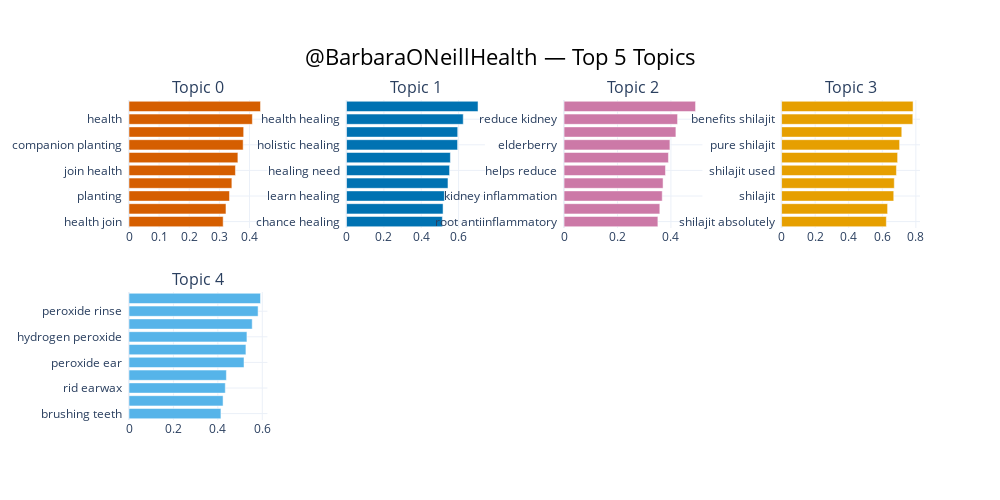
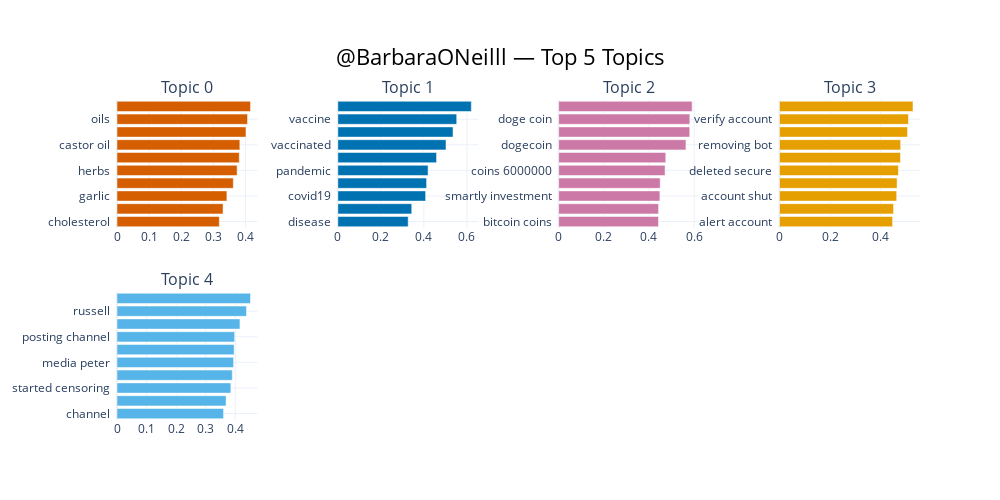
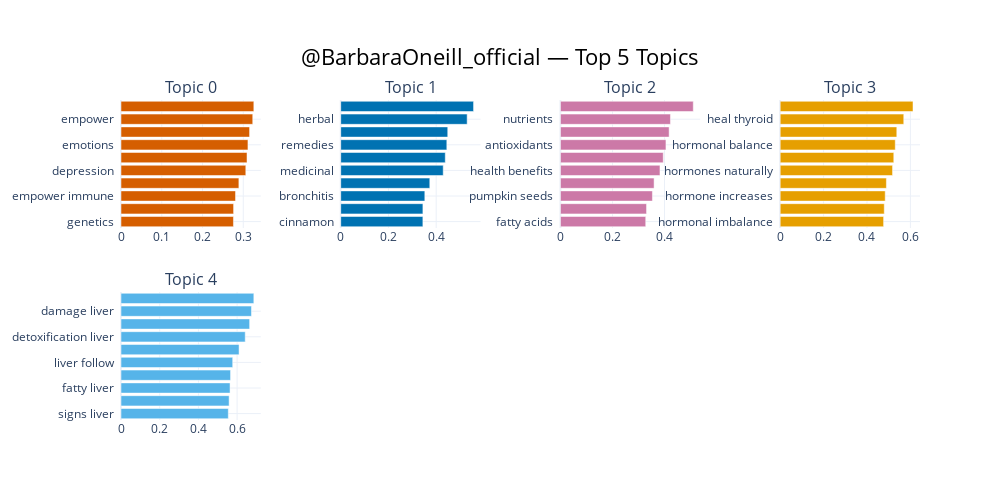
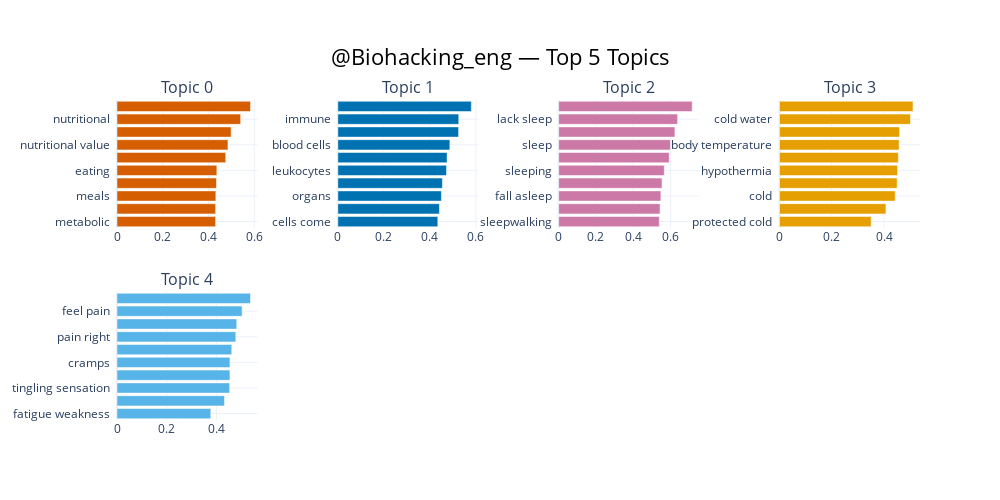

Notebook code cell kept with these figures, in order:
### Code cell
import pandas as pd
from bertopic import BERTopic
from sklearn.feature_extraction.text import CountVectorizer
from bertopic.representation import KeyBERTInspired
from bertopic.vectorizers import ClassTfidfTransformer

def safe_vectorizer(n_docs, initial_min_df=0.02, initial_max_df=0.85, step=0.05):
    """Return a working CountVectorizer, adjusting min_df/max_df until valid."""
    # Convert proportions to counts if needed
    min_df = int(initial_min_df * n_docs) if initial_min_df < 1 else initial_min_df
    max_df = int(initial_max_df * n_docs) if initial_max_df <= 1 else initial_max_df
    while min_df >= max_df:
        # Adjust max_df upward incrementally
        max_df = min(n_docs, max_df + int(step * n_docs))
        print(f"Warning: adjusted max_df to {max_df} since min_df={min_df}≥max_df")

    return CountVectorizer(
        stop_words="english",
        ngram_range=(1, 2)
    )

def extract_topics_per_channel(df, min_docs=50, top_n=5, n_words=5):
    results = []
    for chan, group in df.groupby("source"):
        texts = group["text"].dropna().astype(str).tolist()
        if len(texts) < min_docs:
            print(f"Skipping @{chan}: only {len(texts)} messages")
            continue

        print(f"\n=== Analyzing @{chan} (n={len(texts)}) ===")
        try:
            vectorizer = safe_vectorizer(len(texts))
            ctfidf_model = ClassTfidfTransformer(reduce_frequent_words=True)
            repr_model = KeyBERTInspired()
            
            topic_model = BERTopic(
                vectorizer_model=vectorizer,
                nr_topics="auto",
                calculate_probabilities=True,
                ctfidf_model=ctfidf_model,
                representation_model=repr_model,
            )
            topics, _ = topic_model.fit_transform(texts)
        except ValueError as e:
            # Catch cases like no terms remain or invalid parameters
            print(f"Error modeling @{chan}: {e}. Skipping channel.")
            continue

        info = topic_model.get_topic_info()
        top_topics = info.head(top_n)["Name"].tolist()
        print(f"Top topics: {top_topics}")

        fig = topic_model.visualize_barchart(
            topics=None,
            top_n_topics=top_n,
            n_words=n_words,
            title=f"@{chan} — Top {top_n} Topics"
        )
        fig.show()

        results.append({
            "channel": chan,
            "num_messages": len(texts),
            "topics": top_topics
        })

    return pd.DataFrame(results)


summary = extract_topics_per_channel(df, min_docs=100, top_n=5, n_words=10)
print("\nSummary:")
print(summary.to_string(index=False))
summary.to_csv("../Data_Telegram/channel_topics_summary.csv", index=False)

### Figure 1 — Plotly figure (JSON) as saved in the notebook; plotly's stock layout.template omitted (floating-point values rounded to 4 significant figures)
{"data": [{"marker": {"color": "#D55E00"}, "orientation": "h", "type": "bar", "x": [0.3127, 0.322, 0.3336, 0.3415, 0.3534, 0.3615, 0.379, 0.3807, 0.4096, 0.4366], "xaxis": "x", "y": ["health join  ", "plants  ", "planting  ", "habits  ", "join health  ", "channel herbs  ", "companion planting  ", "health secrets  ", "health  ", "herbs  "], "yaxis": "y"}, {"marker": {"color": "#0072B2"}, "orientation": "h", "type": "bar", "x": [0.5131, 0.5169, 0.5241, 0.5432, 0.5518, 0.556, 0.5947, 0.5954, 0.625, 0.7041], "xaxis": "x2", "y": ["chance healing  ", "imbalances healing  ", "learn healing  ", "healing  ", "healing need  ", "httpsbitlyhealingweb healing  ", "holistic healing  ", "pharma heal  ", "health healing  ", "healing web  "], "yaxis": "y2"}, {"marker": {"color": "#CC79A7"}, "orientation": "h", "type": "bar", "x": [0.3512, 0.3585, 0.3676, 0.3706, 0.3797, 0.3907, 0.3963, 0.4187, 0.4249, 0.4923], "xaxis": "x3", "y": ["root antiinflammatory  ", "inflammation support  ", "kidney inflammation  ", "inflammation kidneys  ", "helps reduce  ", "reduce inflammation  ", "elderberry  ", "natural diuretic  ", "reduce kidney  ", "herbs  "], "yaxis": "y3"}, {"marker": {"color": "#E69F00"}, "orientation": "h", "type": "bar", "x": [0.6242, 0.6316, 0.6682, 0.6715, 0.6843, 0.6913, 0.7032, 0.7161, 0.7818, 0.7835], "xaxis": "x4", "y": ["shilajit absolutely  ", "shilajit proven  ", "shilajit  ", "shilajit shilajit  ", "shilajit used  ", "himalayan shilajit  ", "pure shilajit  ", "shilajit energy  ", "benefits shilajit  ", "shilajit benefits  "], "yaxis": "y4"}, {"marker": {"color": "#56B4E9"}, "orientation": "h", "type": "bar", "x": [0.4138, 0.4235, 0.4334, 0.4383, 0.5177, 0.5263, 0.5308, 0.5546, 0.5811, 0.592], "xaxis": "x5", "y": ["brushing teeth  ", "soak toothbrush  ", "rid earwax  ", "peroxide 35  ", "peroxide ear  ", "peroxide  ", "hydrogen peroxide  ", "drops peroxide  ", "peroxide rinse  ", "use peroxide  "], "yaxis": "y5"}], "layout": {"annotations": [{"font": {"size": 16}, "showarrow": false, "text": "Topic 0", "x": 0.0875, "xanchor": "center", "xref": "paper", "y": 1, "yanchor": "bottom", "yref": "paper"}, {"font": {"size": 16}, "showarrow": false, "text": "Topic 1", "x": 0.3625, "xanchor": "center", "xref": "paper", "y": 1, "yanchor": "bottom", "yref": "paper"}, {"font": {"size": 16}, "showarrow": false, "text": "Topic 2", "x": 0.6375, "xanchor": "center", "xref": "paper", "y": 1, "yanchor": "bottom", "yref": "paper"}, {"font": {"size": 16}, "showarrow": false, "text": "Topic 3", "x": 0.9125, "xanchor": "center", "xref": "paper", "y": 1, "yanchor": "bottom", "yref": "paper"}, {"font": {"size": 16}, "showarrow": false, "text": "Topic 4", "x": 0.0875, "xanchor": "center", "xref": "paper", "y": 0.4, "yanchor": "bottom", "yref": "paper"}], "height": 500, "hoverlabel": {"bgcolor": "white", "font": {"family": "Rockwell", "size": 16}}, "showlegend": false, "title": {"font": {"color": "Black", "size": 22}, "text": "@BarbaraONeillHealth — Top 5 Topics", "x": 0.5, "xanchor": "center", "yanchor": "top"}, "width": 1000, "xaxis": {"anchor": "y", "autorange": true, "domain": [0, 0.175], "range": [0, 0.4596], "showgrid": true, "type": "linear"}, "xaxis2": {"anchor": "y2", "autorange": true, "domain": [0.275, 0.45], "range": [0, 0.7412], "showgrid": true, "type": "linear"}, "xaxis3": {"anchor": "y3", "autorange": true, "domain": [0.55, 0.725], "range": [0, 0.5182], "showgrid": true, "type": "linear"}, "xaxis4": {"anchor": "y4", "autorange": true, "domain": [0.825, 1], "range": [0, 0.8247], "showgrid": true, "type": "linear"}, "xaxis5": {"anchor": "y5", "autorange": true, "domain": [0, 0.175], "range": [0, 0.6231], "showgrid": true, "type": "linear"}, "xaxis6": {"anchor": "y6", "domain": [0.275, 0.45], "showgrid": true}, "xaxis7": {"anchor": "y7", "domain": [0.55, 0.725], "showgrid": true}, "xaxis8": {"anchor": "y8", "domain": [0.825, 1], "showgrid": true}, "yaxis": {"anchor": "x", "autorange": true, "domain": [0.6, 1], "range": [-0.5, 9.5], "showgrid": true, "type": "category"}, "yaxis2": {"anchor": "x2", "autorange": true, "domain": [0.6, 1], "range": [-0.5, 9.5], "showgrid": true, "type": "category"}, "yaxis3": {"anchor": "x3", "autorange": true, "domain": [0.6, 1], "range": [-0.5, 9.5], "showgrid": true, "type": "category"}, "yaxis4": {"anchor": "x4", "autorange": true, "domain": [0.6, 1], "range": [-0.5, 9.5], "showgrid": true, "type": "category"}, "yaxis5": {"anchor": "x5", "autorange": true, "domain": [0, 0.4], "range": [-0.5, 9.5], "showgrid": true, "type": "category"}, "yaxis6": {"anchor": "x6", "domain": [0, 0.4], "showgrid": true}, "yaxis7": {"anchor": "x7", "domain": [0, 0.4], "showgrid": true}, "yaxis8": {"anchor": "x8", "domain": [0, 0.4], "showgrid": true}}}

### Figure 2 — Plotly figure (JSON) as saved in the notebook; plotly's stock layout.template omitted (floating-point values rounded to 4 significant figures)
{"data": [{"marker": {"color": "#D55E00"}, "orientation": "h", "type": "bar", "x": [0.3182, 0.3298, 0.3418, 0.3618, 0.3735, 0.3803, 0.382, 0.4012, 0.406, 0.4152], "xaxis": "x", "y": ["cholesterol  ", "vitamin  ", "garlic  ", "inflammation  ", "herbs  ", "ingredients  ", "castor oil  ", "medicinal  ", "oils  ", "olive oil  "], "yaxis": "y"}, {"marker": {"color": "#0072B2"}, "orientation": "h", "type": "bar", "x": [0.3271, 0.3437, 0.4082, 0.4127, 0.4196, 0.459, 0.5029, 0.5356, 0.5527, 0.6207], "xaxis": "x2", "y": ["disease  ", "flu  ", "covid19  ", "influenza  ", "pandemic  ", "covid  ", "vaccinated  ", "vaccines  ", "vaccine  ", "covid vaccine  "], "yaxis": "y2"}, {"marker": {"color": "#CC79A7"}, "orientation": "h", "type": "bar", "x": [0.4423, 0.4425, 0.4485, 0.4496, 0.4713, 0.4744, 0.5638, 0.5805, 0.5809, 0.5912], "xaxis": "x3", "y": ["bitcoin coins  ", "trumps doge  ", "smartly investment  ", "btc bills  ", "coins 6000000  ", "coins youre  ", "dogecoin  ", "doge coins  ", "doge coin  ", "trump bitcoin  "], "yaxis": "y3"}, {"marker": {"color": "#E69F00"}, "orientation": "h", "type": "bar", "x": [0.4469, 0.4507, 0.463, 0.4647, 0.4699, 0.478, 0.4787, 0.5059, 0.5095, 0.5274], "xaxis": "x4", "y": ["alert account  ", "verlfy herehttpstmehmmevkfbgvjmde5  ", "account shut  ", "accounts verify  ", "deleted secure  ", "verlfy nowhttpstmehmmevkfbgvjmde5  ", "removing bot  ", "account safe  ", "verify account  ", "verification locked  "], "yaxis": "y4"}, {"marker": {"color": "#56B4E9"}, "orientation": "h", "type": "bar", "x": [0.3604, 0.3689, 0.3852, 0.3899, 0.3943, 0.3961, 0.3979, 0.4159, 0.4381, 0.4516], "xaxis": "x5", "y": ["channel  ", "started exposing  ", "started censoring  ", "channel private  ", "media peter  ", "traffickers telegram  ", "posting channel  ", "followed russell  ", "russell  ", "russell brand  "], "yaxis": "y5"}], "layout": {"annotations": [{"font": {"size": 16}, "showarrow": false, "text": "Topic 0", "x": 0.0875, "xanchor": "center", "xref": "paper", "y": 1, "yanchor": "bottom", "yref": "paper"}, {"font": {"size": 16}, "showarrow": false, "text": "Topic 1", "x": 0.3625, "xanchor": "center", "xref": "paper", "y": 1, "yanchor": "bottom", "yref": "paper"}, {"font": {"size": 16}, "showarrow": false, "text": "Topic 2", "x": 0.6375, "xanchor": "center", "xref": "paper", "y": 1, "yanchor": "bottom", "yref": "paper"}, {"font": {"size": 16}, "showarrow": false, "text": "Topic 3", "x": 0.9125, "xanchor": "center", "xref": "paper", "y": 1, "yanchor": "bottom", "yref": "paper"}, {"font": {"size": 16}, "showarrow": false, "text": "Topic 4", "x": 0.0875, "xanchor": "center", "xref": "paper", "y": 0.4, "yanchor": "bottom", "yref": "paper"}], "height": 500, "hoverlabel": {"bgcolor": "white", "font": {"family": "Rockwell", "size": 16}}, "showlegend": false, "title": {"font": {"color": "Black", "size": 22}, "text": "@BarbaraONeilll — Top 5 Topics", "x": 0.5, "xanchor": "center", "yanchor": "top"}, "width": 1000, "xaxis": {"anchor": "y", "autorange": true, "domain": [0, 0.175], "range": [0, 0.4371], "showgrid": true, "type": "linear"}, "xaxis2": {"anchor": "y2", "autorange": true, "domain": [0.275, 0.45], "range": [0, 0.6533], "showgrid": true, "type": "linear"}, "xaxis3": {"anchor": "y3", "autorange": true, "domain": [0.55, 0.725], "range": [0, 0.6224], "showgrid": true, "type": "linear"}, "xaxis4": {"anchor": "y4", "autorange": true, "domain": [0.825, 1], "range": [0, 0.5552], "showgrid": true, "type": "linear"}, "xaxis5": {"anchor": "y5", "autorange": true, "domain": [0, 0.175], "range": [0, 0.4753], "showgrid": true, "type": "linear"}, "xaxis6": {"anchor": "y6", "domain": [0.275, 0.45], "showgrid": true}, "xaxis7": {"anchor": "y7", "domain": [0.55, 0.725], "showgrid": true}, "xaxis8": {"anchor": "y8", "domain": [0.825, 1], "showgrid": true}, "yaxis": {"anchor": "x", "autorange": true, "domain": [0.6, 1], "range": [-0.5, 9.5], "showgrid": true, "type": "category"}, "yaxis2": {"anchor": "x2", "autorange": true, "domain": [0.6, 1], "range": [-0.5, 9.5], "showgrid": true, "type": "category"}, "yaxis3": {"anchor": "x3", "autorange": true, "domain": [0.6, 1], "range": [-0.5, 9.5], "showgrid": true, "type": "category"}, "yaxis4": {"anchor": "x4", "autorange": true, "domain": [0.6, 1], "range": [-0.5, 9.5], "showgrid": true, "type": "category"}, "yaxis5": {"anchor": "x5", "autorange": true, "domain": [0, 0.4], "range": [-0.5, 9.5], "showgrid": true, "type": "category"}, "yaxis6": {"anchor": "x6", "domain": [0, 0.4], "showgrid": true}, "yaxis7": {"anchor": "x7", "domain": [0, 0.4], "showgrid": true}, "yaxis8": {"anchor": "x8", "domain": [0, 0.4], "showgrid": true}}}

### Figure 3 — Plotly figure (JSON) as saved in the notebook; plotly's stock layout.template omitted (floating-point values rounded to 4 significant figures)
{"data": [{"marker": {"color": "#D55E00"}, "orientation": "h", "type": "bar", "x": [0.2759, 0.2763, 0.281, 0.2892, 0.3062, 0.3092, 0.3115, 0.3155, 0.3233, 0.3259], "xaxis": "x", "y": ["genetics  ", "power  ", "empower immune  ", "oneillhttpstmebarbaraoneillofficial empower  ", "depression  ", "healing mind  ", "emotions  ", "emotions emotions  ", "empower  ", "gmo  "], "yaxis": "y"}, {"marker": {"color": "#0072B2"}, "orientation": "h", "type": "bar", "x": [0.3443, 0.3444, 0.3524, 0.3733, 0.4295, 0.4382, 0.4446, 0.4485, 0.5298, 0.5567], "xaxis": "x2", "y": ["cinnamon  ", "antiviral  ", "bronchitis  ", "lemon balm  ", "medicinal  ", "herb  ", "remedies  ", "medicinal plants  ", "herbal  ", "herbs  "], "yaxis": "y2"}, {"marker": {"color": "#CC79A7"}, "orientation": "h", "type": "bar", "x": [0.3277, 0.3308, 0.3534, 0.3598, 0.3825, 0.395, 0.4055, 0.4176, 0.4227, 0.5105], "xaxis": "x3", "y": ["fatty acids  ", "seeds  ", "pumpkin seeds  ", "papaya seeds  ", "health benefits  ", "healthy fats  ", "antioxidants  ", "fruits  ", "nutrients  ", "seeds nutrients  "], "yaxis": "y3"}, {"marker": {"color": "#E69F00"}, "orientation": "h", "type": "bar", "x": [0.4765, 0.4796, 0.484, 0.4894, 0.5177, 0.5235, 0.5303, 0.5373, 0.5695, 0.612], "xaxis": "x4", "y": ["hormonal imbalance  ", "lower cortisol  ", "hormone increases  ", "hormone inbalance  ", "hormones naturally  ", "thyroid tips  ", "hormonal balance  ", "thyroid regulate  ", "heal thyroid  ", "drink thyroid  "], "yaxis": "y4"}, {"marker": {"color": "#56B4E9"}, "orientation": "h", "type": "bar", "x": [0.5545, 0.5585, 0.5635, 0.5661, 0.5771, 0.61, 0.6419, 0.6646, 0.6741, 0.6864], "xaxis": "x5", "y": ["signs liver  ", "liver  ", "fatty liver  ", "fat liver  ", "liver follow  ", "properly liver  ", "detoxification liver  ", "cleanse liver  ", "damage liver  ", "clean liver  "], "yaxis": "y5"}], "layout": {"annotations": [{"font": {"size": 16}, "showarrow": false, "text": "Topic 0", "x": 0.0875, "xanchor": "center", "xref": "paper", "y": 1, "yanchor": "bottom", "yref": "paper"}, {"font": {"size": 16}, "showarrow": false, "text": "Topic 1", "x": 0.3625, "xanchor": "center", "xref": "paper", "y": 1, "yanchor": "bottom", "yref": "paper"}, {"font": {"size": 16}, "showarrow": false, "text": "Topic 2", "x": 0.6375, "xanchor": "center", "xref": "paper", "y": 1, "yanchor": "bottom", "yref": "paper"}, {"font": {"size": 16}, "showarrow": false, "text": "Topic 3", "x": 0.9125, "xanchor": "center", "xref": "paper", "y": 1, "yanchor": "bottom", "yref": "paper"}, {"font": {"size": 16}, "showarrow": false, "text": "Topic 4", "x": 0.0875, "xanchor": "center", "xref": "paper", "y": 0.4, "yanchor": "bottom", "yref": "paper"}], "height": 500, "hoverlabel": {"bgcolor": "white", "font": {"family": "Rockwell", "size": 16}}, "showlegend": false, "title": {"font": {"color": "Black", "size": 22}, "text": "@BarbaraOneill_official — Top 5 Topics", "x": 0.5, "xanchor": "center", "yanchor": "top"}, "width": 1000, "xaxis": {"anchor": "y", "autorange": true, "domain": [0, 0.175], "range": [0, 0.3431], "showgrid": true, "type": "linear"}, "xaxis2": {"anchor": "y2", "autorange": true, "domain": [0.275, 0.45], "range": [0, 0.586], "showgrid": true, "type": "linear"}, "xaxis3": {"anchor": "y3", "autorange": true, "domain": [0.55, 0.725], "range": [0, 0.5373], "showgrid": true, "type": "linear"}, "xaxis4": {"anchor": "y4", "autorange": true, "domain": [0.825, 1], "range": [0, 0.6442], "showgrid": true, "type": "linear"}, "xaxis5": {"anchor": "y5", "autorange": true, "domain": [0, 0.175], "range": [0, 0.7225], "showgrid": true, "type": "linear"}, "xaxis6": {"anchor": "y6", "domain": [0.275, 0.45], "showgrid": true}, "xaxis7": {"anchor": "y7", "domain": [0.55, 0.725], "showgrid": true}, "xaxis8": {"anchor": "y8", "domain": [0.825, 1], "showgrid": true}, "yaxis": {"anchor": "x", "autorange": true, "domain": [0.6, 1], "range": [-0.5, 9.5], "showgrid": true, "type": "category"}, "yaxis2": {"anchor": "x2", "autorange": true, "domain": [0.6, 1], "range": [-0.5, 9.5], "showgrid": true, "type": "category"}, "yaxis3": {"anchor": "x3", "autorange": true, "domain": [0.6, 1], "range": [-0.5, 9.5], "showgrid": true, "type": "category"}, "yaxis4": {"anchor": "x4", "autorange": true, "domain": [0.6, 1], "range": [-0.5, 9.5], "showgrid": true, "type": "category"}, "yaxis5": {"anchor": "x5", "autorange": true, "domain": [0, 0.4], "range": [-0.5, 9.5], "showgrid": true, "type": "category"}, "yaxis6": {"anchor": "x6", "domain": [0, 0.4], "showgrid": true}, "yaxis7": {"anchor": "x7", "domain": [0, 0.4], "showgrid": true}, "yaxis8": {"anchor": "x8", "domain": [0, 0.4], "showgrid": true}}}

### Figure 4 — Plotly figure (JSON) as saved in the notebook; plotly's stock layout.template omitted (floating-point values rounded to 4 significant figures)
{"data": [{"marker": {"color": "#D55E00"}, "orientation": "h", "type": "bar", "x": [0.4308, 0.4309, 0.432, 0.4348, 0.4364, 0.4751, 0.4848, 0.4987, 0.5404, 0.5834], "xaxis": "x", "y": ["metabolic  ", "lose weight  ", "meals  ", "nutrients  ", "eating  ", "weight loss  ", "nutritional value  ", "metabolism  ", "nutritional  ", "diet  "], "yaxis": "y"}, {"marker": {"color": "#0072B2"}, "orientation": "h", "type": "bar", "x": [0.4345, 0.4415, 0.4502, 0.4545, 0.4723, 0.4749, 0.4869, 0.525, 0.5257, 0.5803], "xaxis": "x2", "y": ["cells come  ", "intestines  ", "organs  ", "cells leukocytes  ", "leukocytes  ", "hepatocytes  ", "blood cells  ", "immune response  ", "immune  ", "immune cells  "], "yaxis": "y2"}, {"marker": {"color": "#CC79A7"}, "orientation": "h", "type": "bar", "x": [0.5394, 0.5436, 0.548, 0.5542, 0.566, 0.5927, 0.5989, 0.6232, 0.6375, 0.7156], "xaxis": "x3", "y": ["sleepwalking  ", "daytime nap  ", "fall asleep  ", "oversleeping  ", "sleeping  ", "state sleep  ", "sleep  ", "sleep obstructive  ", "lack sleep  ", "sleep deprivation  "], "yaxis": "y3"}, {"marker": {"color": "#E69F00"}, "orientation": "h", "type": "bar", "x": [0.3504, 0.407, 0.4425, 0.4499, 0.4512, 0.4545, 0.4572, 0.459, 0.5008, 0.5104], "xaxis": "x4", "y": ["protected cold  ", "bath eating  ", "cold  ", "protecting cold  ", "hypothermia  ", "cold feet  ", "body temperature  ", "cold cold  ", "cold water  ", "cold help  "], "yaxis": "y4"}, {"marker": {"color": "#56B4E9"}, "orientation": "h", "type": "bar", "x": [0.3773, 0.4324, 0.4531, 0.4543, 0.4544, 0.4616, 0.4781, 0.4817, 0.5033, 0.5371], "xaxis": "x5", "y": ["fatigue weakness  ", "numbness  ", "tingling sensation  ", "pain  ", "cramps  ", "pain does  ", "pain right  ", "symptoms  ", "feel pain  ", "skin pain  "], "yaxis": "y5"}], "layout": {"annotations": [{"font": {"size": 16}, "showarrow": false, "text": "Topic 0", "x": 0.0875, "xanchor": "center", "xref": "paper", "y": 1, "yanchor": "bottom", "yref": "paper"}, {"font": {"size": 16}, "showarrow": false, "text": "Topic 1", "x": 0.3625, "xanchor": "center", "xref": "paper", "y": 1, "yanchor": "bottom", "yref": "paper"}, {"font": {"size": 16}, "showarrow": false, "text": "Topic 2", "x": 0.6375, "xanchor": "center", "xref": "paper", "y": 1, "yanchor": "bottom", "yref": "paper"}, {"font": {"size": 16}, "showarrow": false, "text": "Topic 3", "x": 0.9125, "xanchor": "center", "xref": "paper", "y": 1, "yanchor": "bottom", "yref": "paper"}, {"font": {"size": 16}, "showarrow": false, "text": "Topic 4", "x": 0.0875, "xanchor": "center", "xref": "paper", "y": 0.4, "yanchor": "bottom", "yref": "paper"}], "height": 500, "hoverlabel": {"bgcolor": "white", "font": {"family": "Rockwell", "size": 16}}, "showlegend": false, "title": {"font": {"color": "Black", "size": 22}, "text": "@Biohacking_eng — Top 5 Topics", "x": 0.5, "xanchor": "center", "yanchor": "top"}, "width": 1000, "xaxis": {"anchor": "y", "autorange": true, "domain": [0, 0.175], "range": [0, 0.6141], "showgrid": true, "type": "linear"}, "xaxis2": {"anchor": "y2", "autorange": true, "domain": [0.275, 0.45], "range": [0, 0.6108], "showgrid": true, "type": "linear"}, "xaxis3": {"anchor": "y3", "autorange": true, "domain": [0.55, 0.725], "range": [0, 0.7533], "showgrid": true, "type": "linear"}, "xaxis4": {"anchor": "y4", "autorange": true, "domain": [0.825, 1], "range": [0, 0.5373], "showgrid": true, "type": "linear"}, "xaxis5": {"anchor": "y5", "autorange": true, "domain": [0, 0.175], "range": [0, 0.5653], "showgrid": true, "type": "linear"}, "xaxis6": {"anchor": "y6", "domain": [0.275, 0.45], "showgrid": true}, "xaxis7": {"anchor": "y7", "domain": [0.55, 0.725], "showgrid": true}, "xaxis8": {"anchor": "y8", "domain": [0.825, 1], "showgrid": true}, "yaxis": {"anchor": "x", "autorange": true, "domain": [0.6, 1], "range": [-0.5, 9.5], "showgrid": true, "type": "category"}, "yaxis2": {"anchor": "x2", "autorange": true, "domain": [0.6, 1], "range": [-0.5, 9.5], "showgrid": true, "type": "category"}, "yaxis3": {"anchor": "x3", "autorange": true, "domain": [0.6, 1], "range": [-0.5, 9.5], "showgrid": true, "type": "category"}, "yaxis4": {"anchor": "x4", "autorange": true, "domain": [0.6, 1], "range": [-0.5, 9.5], "showgrid": true, "type": "category"}, "yaxis5": {"anchor": "x5", "autorange": true, "domain": [0, 0.4], "range": [-0.5, 9.5], "showgrid": true, "type": "category"}, "yaxis6": {"anchor": "x6", "domain": [0, 0.4], "showgrid": true}, "yaxis7": {"anchor": "x7", "domain": [0, 0.4], "showgrid": true}, "yaxis8": {"anchor": "x8", "domain": [0, 0.4], "showgrid": true}}}
